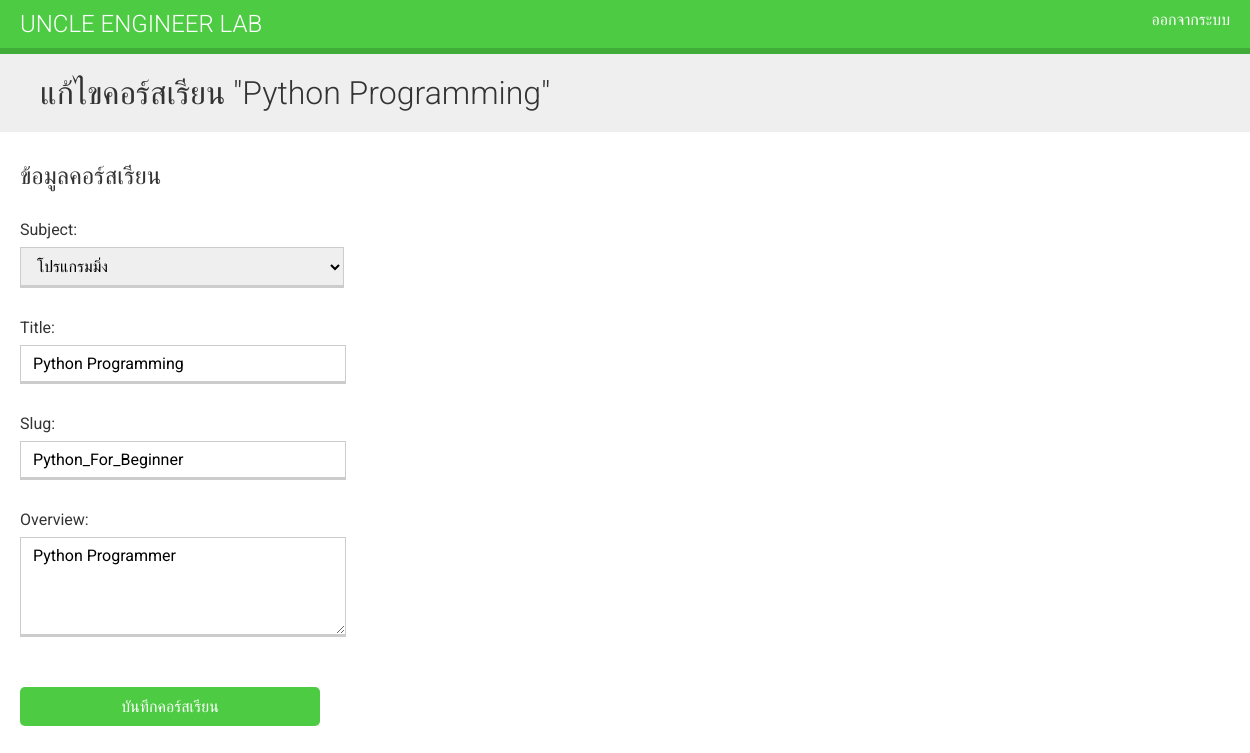
Screenshot of /course/5/edit/ (signed in) with the database file from the repository.
### courses/models.py (models this page shows, shortened)
class Course(models.Model):
    owner = models.ForeignKey(User,related_name='courses_created',on_delete=models.CASCADE)
    subject = models.ForeignKey(Subject,related_name='courses',on_delete=models.CASCADE)
    title = models.CharField(max_length=200)
    slug = models.SlugField(max_length=200, unique=True)
    overview = models.TextField()
    created = models.DateTimeField(auto_now_add=True)
    class Meta:
        ordering = ['-created']

class Subject(models.Model):
    title = models.CharField(max_length=200)
    slug = models.SlugField(max_length=200, unique=True)
    class Meta:
        ordering = ['title']
    def __str__(self):
        return self.title

### courses/views.py (the view)
# urls.py: path('<pk>/edit/',views.CourseUpdateView.as_view(),name='course_edit'),
class CourseUpdateView(PermissionRequiredMixin,OwnerCourseEditMixin, UpdateView):
    permission_required = 'courses.change_course'

### courses/views.py (called while the page is built)
    def get_queryset(self):
        qs = super(OwnerMixin, self).get_queryset()
        return qs.filter(owner=self.request.user)

### courses/templates/courses/manage/course/form.html (shortened to what this page needs)
{% extends "base.html" %}
{% block content %}
<h1>
    {% if object %}
        แก้ไขคอร์สเรียน "{{ object.title }}"
    {% else %}
        สร้างคอร์สเรียนใหม่
    {% endif %}
</h1>
<div class="module">
<h2>ข้อมูลคอร์สเรียน</h2>
<form action="." method="post">
    {{ form.as_p }}
<p><input type="submit" value="บันทึกคอร์สเรียน"></p>
</form>
</div>
{% endblock %}

### courses/static/css/base.css (style rules this page uses)
body { margin:0; font-family:'Roboto', sans-serif; font-weight:400; color:#333; }
h1, h2, h3, h4, h5, h6 { font-family:'Roboto', sans-serif; font-weight:300; }
h1 { background:#efefef; width:100%; overflow:auto; padding:20px 0 20px 40px; margin:0; }
.module { padding:10px 20px; float:left; width:600px; }
.module p { margin:10px 0 20px; width:100%; float:left; }
form p { overflow:auto; }
label { float:left; clear:both; margin:0 0 8px 0; }
input, select, textarea { border:1px solid #ccc; border-bottom:3px solid #ccc; padding:8px 12px; font-size:16px; font-family:'Roboto', sans-serif; float:left; clear:both; width:300px; }
textarea { height:80px; }
select { width:324px; }
input[type=submit], a.button { border-radius:5px; background:#4dcc43; color:#fff; font-size:16px; text-transform:uppercase; border:none; padding:10px 20px; margin:20px 0; }

### rows the page displays
Course: title "Python Programming", subject "โปรแกรมมิ่ง", slug "Python_For_Beginner", overview "Python Programmer"
Subject: title "Python Programming"
